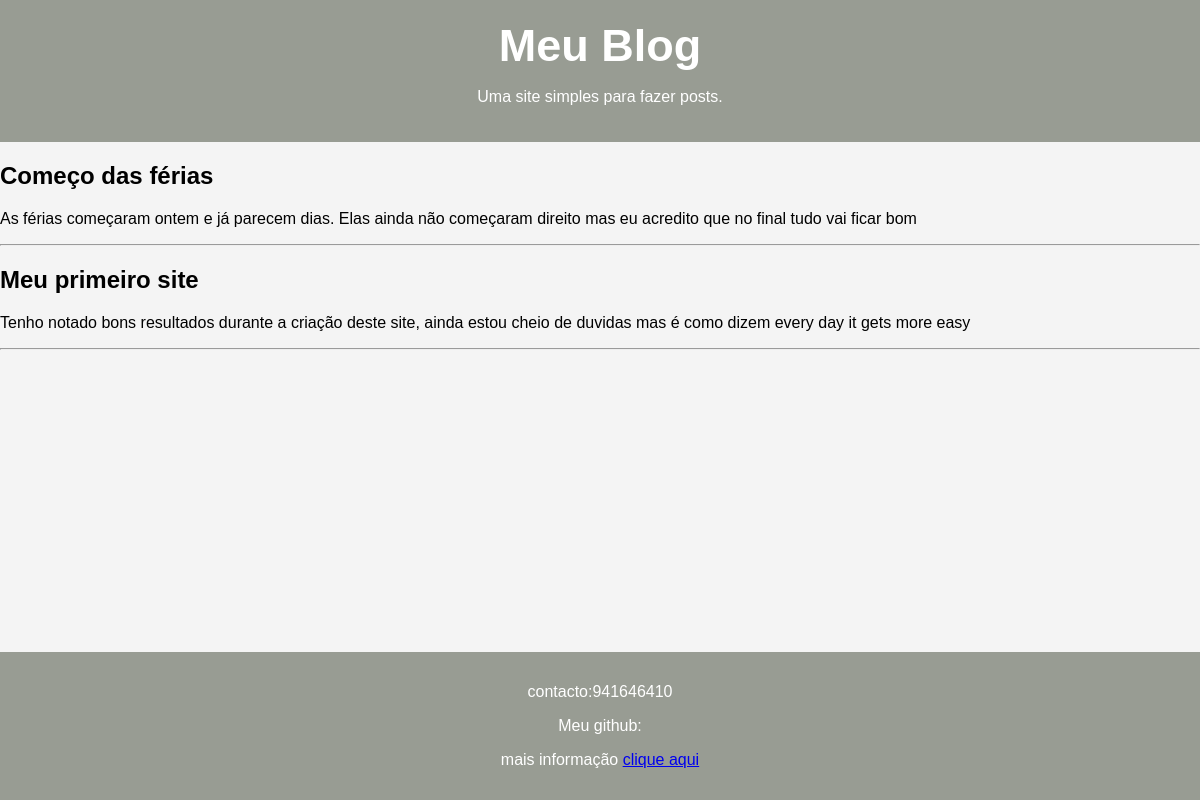
Before: / with the older database file.
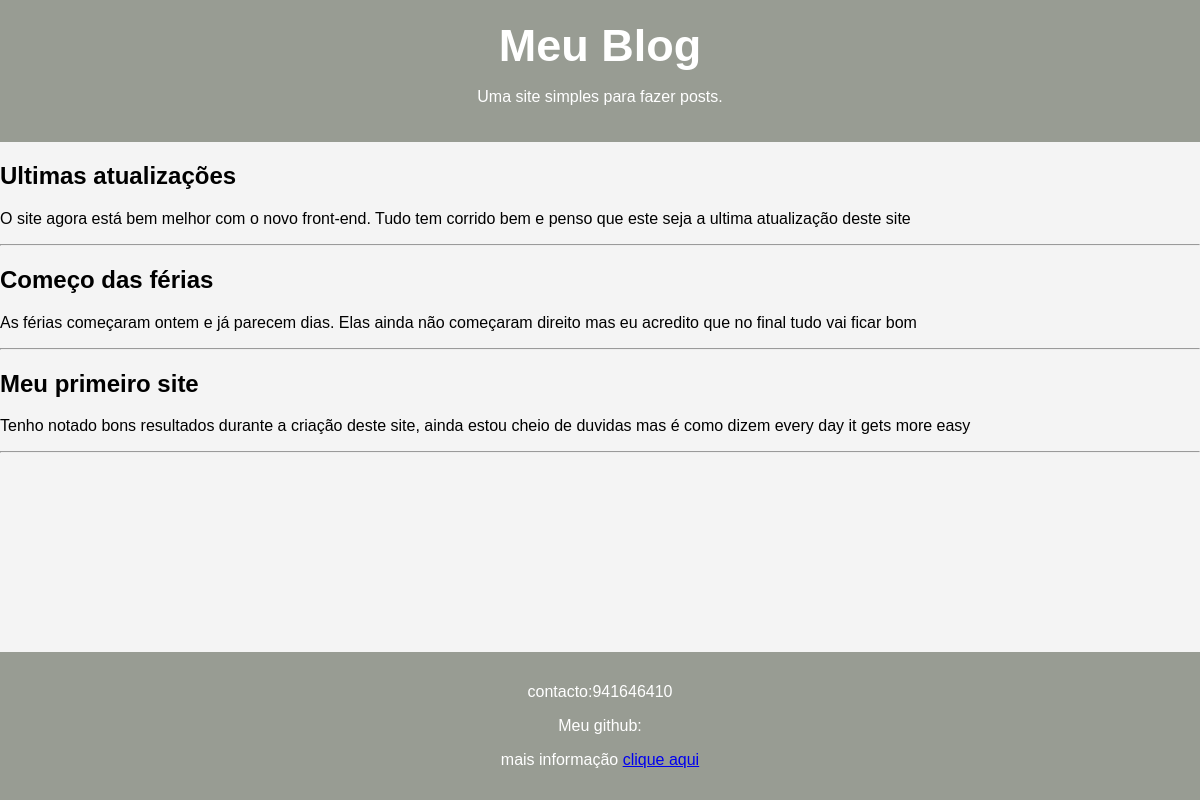
After: the same page with the newer database file.
### blog/models.py (models this page shows, shortened)
class Post(models.Model):
    titulo = models.CharField(max_length=200)
    conteudo = models.TextField()
    data_de_criacao = models.DateTimeField(auto_now_add=True)

### blog/views.py (the view)
# urls.py: path('', views.listar_posts, name='listar_posts'),
def listar_posts(request):
    posts = Post.objects.all().order_by('-data_de_criacao')
    return render(request, 'blog/listar_posts.html', {'posts': posts})

### blog/templates/blog/listar_posts.html (shortened to what this page needs)
{% load static %}
<!DOCTYPE html>
<html>
<head>
    <link rel="stylesheet" href="{% static 'blog/style.css' %}">
</head>
<body>
    <header>
        {% block header %}
        <h1>Meu Blog</h1>
        <p>Uma site simples para fazer posts.</p>
        {% endblock %}
    </header>
    <main>
        {% block content %}
            {% for post in posts %}
                <h2>{{ post.titulo }}</h2>
                <p>{{ post.conteudo }}</p>
                <hr>
            {% empty %}
                <p>Nenhum post ainda.</p>
            {% endfor %}
        {% endblock %}
    </main>
    <footer>
        <p>contacto:941646410</p>
        <p>Meu github:</p>
        <p>mais informação <a href="https://github.com/Marciobuild" target="_blank">clique aqui</a></p>
    </footer>
</body>
</html>

### blog/static/blog/style.css (style rules this page uses)
body { font-family: Arial, sans-serif; background: #f4f4f4; margin: 0; padding: 0; display: flex; flex-direction: column; min-height: 100vh; }
main { flex: 1; }
header { background: #989c93; color: white; padding: 20px; text-align: center; }
header h1 { margin: 0; font-size: 45px; }
footer { background: #989c93; color: white; padding: 15px; text-align: center; margin: 0; }

Changed rows visible on the page:
added Post: titulo "Ultimas atualizações", conteudo "O site agora está bem melhor com o novo front-end. Tudo tem corrido bem e penso que este seja a ultima atualização deste site"
